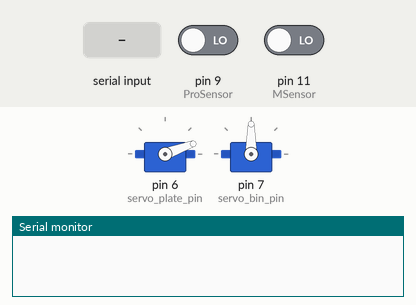
Bench run of a sketch on a simulated Arduino Uno, built with avr-gcc and run on an emulated ATmega328P. On the bench: 2 × servo, the last lines printed to the serial monitor. The test bench sets the inputs (shaded band); at power-on: pin 9 (ProSensor) LOW, pin 11 (MSensor) LOW.

Above: at 1.2 s.
1.3 s: "1" received over Serial
At 6.7 s:
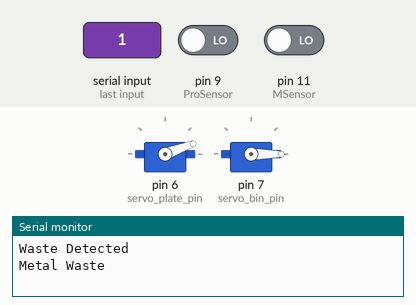
At 8.5 s:
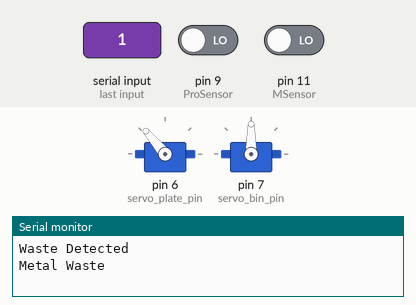
Timing chart, 0 to 12.3 s (numbered marks = the images above; inputs shaded):
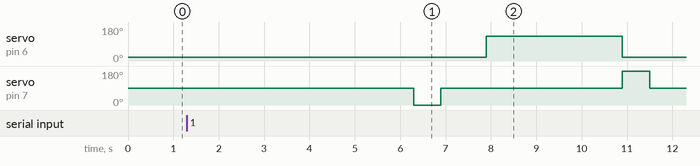

The sketch:

D_D_OF_AWSS_MARK_02_3.ino
```cpp
#include <Servo.h>          // include servo.h library

// const int IrSensor = 12;
int DetectIr;

//Soil Moisture Sensor
const int MSensor = 11;
bool DetectMS;

//Inductive Proximity Sensor
const int ProSensor = 9;
bool DetectPro;

Servo servo_bin;
int servo_bin_pin = 7;    // PWM pin for servo control

Servo servo_plate;
int servo_plate_pin = 6;  // PWM pin for servo control


void setup() {
  // pinMode(IrSensor, INPUT);
  pinMode(MSensor, INPUT);
  pinMode(ProSensor, INPUT);

  servo_plate.attach(servo_plate_pin);
  servo_bin.attach(servo_bin_pin);

  Serial.begin(9600);

  servo_plate.write(20);


}

void loop() {

  if(Serial.available() > 0){
    DetectIr = Serial.read();
    if(DetectIr == '1')
    {
    Serial.println("Waste Detected");

    delay(5000);

    DetectMS = digitalRead(MSensor);
    DetectPro = digitalRead(ProSensor);
    if(DetectMS == HIGH)
    {
        Serial.println("Wet Waste");

        servo_bin.write(180);
        delay(570);
        servo_bin.write(90);

        delay(1000);

        servo_plate.write(130);

        delay(3000);

        servo_plate.write(20);

        servo_bin.write(0);
        // delay(570);
        delay(580);
        servo_bin.write(90);
    }

    else{
    if (DetectPro == LOW)
    {
       Serial.println("Metal Waste");

      servo_bin.write(0);
      delay(590);//590
      servo_bin.write(90);

      delay(1000);

      servo_plate.write(130);

      delay(3000);

      servo_plate.write(20);


      servo_bin.write(180);
      delay(605);//610
      servo_bin.write(90);

    }
    else
    {
      Serial.println("Dry Waste");

      delay(1000);

      servo_plate.write(130);

      delay(3000);

      servo_plate.write(20);

    }
    }
  }
  }
  // DetectIr = digitalRead(IrSensor);
/*
  if(DetectIr == LOW)
  {
    Serial.println("Waste Detected");

    delay(7000);

    DetectMS = digitalRead(MSensor);
    DetectPro = digitalRead(ProSensor);
    if(DetectMS == HIGH)
    {
        Serial.println("Wet Waste");

        servo_bin.write(180);
        delay(570);
        servo_bin.write(90);

        delay(1000);

        servo_plate.write(135);

        delay(3000);

        servo_plate.write(15);

        servo_bin.write(0);
        // delay(570);
        delay(580);
        servo_bin.write(90);
    }

    else{
    if (DetectPro == LOW)
    {
       Serial.println("Metal Waste");

      servo_bin.write(0);
      delay(590);//590
      servo_bin.write(90);

      delay(1000);

      servo_plate.write(135);

      delay(3000);

      servo_plate.write(15);


      servo_bin.write(180);
      delay(605);//610
      servo_bin.write(90);

    }
    else
    {
      Serial.println("Dry Waste");

      delay(1000);

      servo_plate.write(135);

      delay(3000);

      servo_plate.write(15);

    }
    }
  }
  delay(500); */
}
```

Measured:
- after the input at 1.3 s, servo on pin 6 (servo_plate_pin): 20° → 130° after 6.6 s, → 20° 3.0 s later; servo on pin 7 (servo_bin_pin): 90° → 0° after 5.0 s, → 90° 0.59 s later, → 180° 4.0 s later, → 90° 0.61 s later
